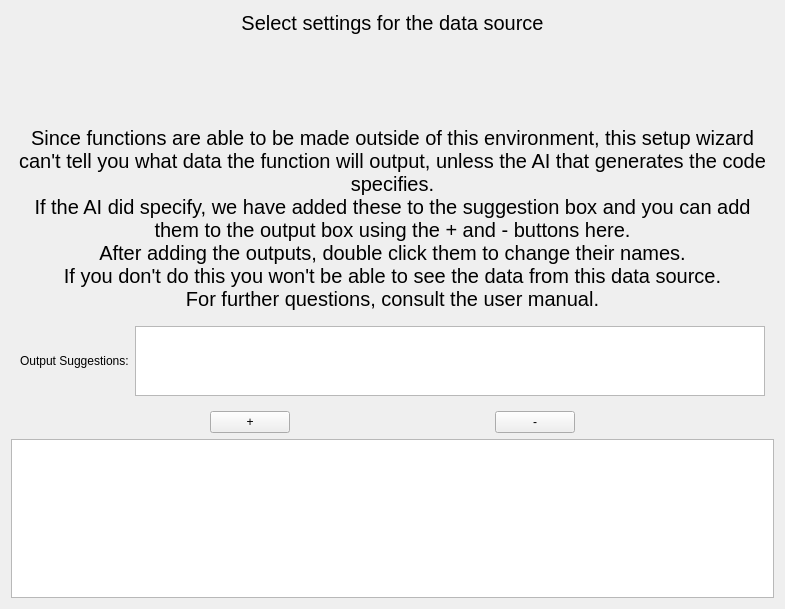
<?xml version="1.0" encoding="UTF-8"?>
<ui version="4.0">
 <class>CreateDataSourcePage</class>
 <widget class="QWidget" name="CreateDataSourcePage">
  <property name="geometry">
   <rect>
    <x>0</x>
    <y>0</y>
    <width>785</width>
    <height>609</height>
   </rect>
  </property>
  <property name="windowTitle">
   <string>CreateDataSourcePage</string>
  </property>
  <layout class="QVBoxLayout" name="verticalLayout">
   <item>
    <widget class="QLabel" name="label">
     <property name="font">
      <font>
       <pointsize>15</pointsize>
      </font>
     </property>
     <property name="text">
      <string>Select settings for the data source</string>
     </property>
     <property name="alignment">
      <set>Qt::AlignCenter</set>
     </property>
    </widget>
   </item>
   <item>
    <widget class="QStackedWidget" name="stackedWidget">
     <property name="sizePolicy">
      <sizepolicy hsizetype="Preferred" vsizetype="Preferred">
       <horstretch>0</horstretch>
       <verstretch>1</verstretch>
      </sizepolicy>
     </property>
    </widget>
   </item>
   <item>
    <widget class="QLabel" name="outputHelpText">
     <property name="sizePolicy">
      <sizepolicy hsizetype="Preferred" vsizetype="Preferred">
       <horstretch>0</horstretch>
       <verstretch>1</verstretch>
      </sizepolicy>
     </property>
     <property name="font">
      <font>
       <pointsize>15</pointsize>
      </font>
     </property>
     <property name="text">
      <string>Since functions are able to be made outside of this environment, this setup wizard can't tell you what data the function will output, unless the AI that generates the code specifies.
If the AI did specify, we have added these to the suggestion box and you can add them to the output box using the + and - buttons here.
After adding the outputs, double click them to change their names.
If you don't do this you won't be able to see the data from this data source.
For further questions, consult the user manual.</string>
     </property>
     <property name="alignment">
      <set>Qt::AlignCenter</set>
     </property>
     <property name="wordWrap">
      <bool>true</bool>
     </property>
    </widget>
   </item>
   <item>
    <widget class="QWidget" name="suggested_output_box" native="true">
     <property name="sizePolicy">
      <sizepolicy hsizetype="Preferred" vsizetype="Preferred">
       <horstretch>0</horstretch>
       <verstretch>1</verstretch>
      </sizepolicy>
     </property>
     <layout class="QHBoxLayout" name="horizontalLayout">
      <item>
       <widget class="QLabel" name="label_2">
        <property name="text">
         <string>Output Suggestions:</string>
        </property>
       </widget>
      </item>
      <item>
       <widget class="QListWidget" name="suggested_output">
        <property name="sizePolicy">
         <sizepolicy hsizetype="Expanding" vsizetype="Expanding">
          <horstretch>0</horstretch>
          <verstretch>1</verstretch>
         </sizepolicy>
        </property>
        <property name="editTriggers">
         <set>QAbstractItemView::NoEditTriggers</set>
        </property>
        <property name="selectionMode">
         <enum>QAbstractItemView::NoSelection</enum>
        </property>
        <property name="flow">
         <enum>QListView::LeftToRight</enum>
        </property>
       </widget>
      </item>
     </layout>
    </widget>
   </item>
   <item>
    <widget class="QWidget" name="widget_8" native="true">
     <layout class="QHBoxLayout" name="horizontalLayout_5">
      <property name="leftMargin">
       <number>0</number>
      </property>
      <property name="topMargin">
       <number>0</number>
      </property>
      <property name="rightMargin">
       <number>0</number>
      </property>
      <property name="bottomMargin">
       <number>0</number>
      </property>
      <item>
       <widget class="QPushButton" name="addOutputButton">
        <property name="sizePolicy">
         <sizepolicy hsizetype="Maximum" vsizetype="Fixed">
          <horstretch>0</horstretch>
          <verstretch>0</verstretch>
         </sizepolicy>
        </property>
        <property name="text">
         <string>+</string>
        </property>
       </widget>
      </item>
      <item>
       <widget class="QPushButton" name="removeOutputButton">
        <property name="sizePolicy">
         <sizepolicy hsizetype="Maximum" vsizetype="Fixed">
          <horstretch>0</horstretch>
          <verstretch>0</verstretch>
         </sizepolicy>
        </property>
        <property name="text">
         <string>-</string>
        </property>
       </widget>
      </item>
     </layout>
    </widget>
   </item>
   <item>
    <widget class="QListView" name="outputView">
     <property name="sizePolicy">
      <sizepolicy hsizetype="Expanding" vsizetype="Expanding">
       <horstretch>0</horstretch>
       <verstretch>2</verstretch>
      </sizepolicy>
     </property>
     <property name="font">
      <font>
       <pointsize>30</pointsize>
      </font>
     </property>
    </widget>
   </item>
  </layout>
 </widget>
 <resources/>
 <connections/>
</ui>
